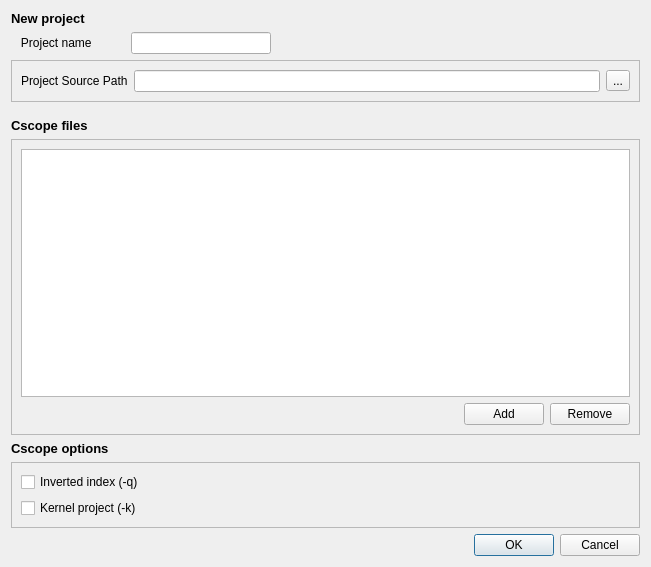
<?xml version="1.0" encoding="UTF-8"?>
<ui version="4.0">
 <class>ProjectDialog</class>
 <widget class="QDialog" name="ProjectDialog">
  <property name="geometry">
   <rect>
    <x>0</x>
    <y>0</y>
    <width>651</width>
    <height>567</height>
   </rect>
  </property>
  <property name="windowTitle">
   <string>Project Settings</string>
  </property>
  <layout class="QVBoxLayout" name="verticalLayout">
   <item>
    <widget class="QLabel" name="label">
     <property name="text">
      <string>&lt;!DOCTYPE HTML PUBLIC &quot;-//W3C//DTD HTML 4.0//EN&quot; &quot;http://www.w3.org/TR/REC-html40/strict.dtd&quot;&gt;
&lt;html&gt;&lt;head&gt;&lt;meta name=&quot;qrichtext&quot; content=&quot;1&quot; /&gt;&lt;style type=&quot;text/css&quot;&gt;
p, li { white-space: pre-wrap; }
&lt;/style&gt;&lt;/head&gt;&lt;body style=&quot; font-family:'Sans Serif'; font-size:9pt; font-weight:400; font-style:normal;&quot;&gt;
&lt;p style=&quot; margin-top:0px; margin-bottom:0px; margin-left:0px; margin-right:0px; -qt-block-indent:0; text-indent:0px;&quot;&gt;&lt;span style=&quot; font-family:'Sans'; font-size:10pt; font-weight:600;&quot;&gt;New project &lt;/span&gt;&lt;/p&gt;&lt;/body&gt;&lt;/html&gt;</string>
     </property>
    </widget>
   </item>
   <item>
    <layout class="QHBoxLayout" name="horizontalLayout_3">
     <property name="sizeConstraint">
      <enum>QLayout::SetDefaultConstraint</enum>
     </property>
     <item>
      <widget class="QLabel" name="label_6">
       <property name="text">
        <string>   Project name          </string>
       </property>
      </widget>
     </item>
     <item>
      <widget class="QLineEdit" name="pd_name_inp">
       <property name="maximumSize">
        <size>
         <width>140</width>
         <height>16777215</height>
        </size>
       </property>
      </widget>
     </item>
     <item>
      <spacer name="horizontalSpacer_2">
       <property name="orientation">
        <enum>Qt::Horizontal</enum>
       </property>
       <property name="sizeHint" stdset="0">
        <size>
         <width>40</width>
         <height>20</height>
        </size>
       </property>
      </spacer>
     </item>
    </layout>
   </item>
   <item>
    <widget class="QFrame" name="pd_path_frame">
     <property name="frameShape">
      <enum>QFrame::StyledPanel</enum>
     </property>
     <property name="frameShadow">
      <enum>QFrame::Plain</enum>
     </property>
     <layout class="QHBoxLayout" name="horizontalLayout_2">
      <item>
       <widget class="QLabel" name="label_2">
        <property name="text">
         <string>Project Source Path</string>
        </property>
       </widget>
      </item>
      <item>
       <widget class="QLineEdit" name="pd_path_inp"/>
      </item>
      <item>
       <widget class="QToolButton" name="pd_path_tbtn">
        <property name="text">
         <string>...</string>
        </property>
       </widget>
      </item>
     </layout>
    </widget>
   </item>
   <item>
    <spacer name="verticalSpacer_3">
     <property name="orientation">
      <enum>Qt::Vertical</enum>
     </property>
     <property name="sizeType">
      <enum>QSizePolicy::Fixed</enum>
     </property>
     <property name="sizeHint" stdset="0">
      <size>
       <width>20</width>
       <height>10</height>
      </size>
     </property>
    </spacer>
   </item>
   <item>
    <widget class="QLabel" name="label_3">
     <property name="text">
      <string>&lt;!DOCTYPE HTML PUBLIC &quot;-//W3C//DTD HTML 4.0//EN&quot; &quot;http://www.w3.org/TR/REC-html40/strict.dtd&quot;&gt;
&lt;html&gt;&lt;head&gt;&lt;meta name=&quot;qrichtext&quot; content=&quot;1&quot; /&gt;&lt;style type=&quot;text/css&quot;&gt;
p, li { white-space: pre-wrap; }
&lt;/style&gt;&lt;/head&gt;&lt;body style=&quot; font-family:'Sans'; font-size:10pt; font-weight:400; font-style:normal;&quot;&gt;
&lt;p style=&quot; margin-top:0px; margin-bottom:0px; margin-left:0px; margin-right:0px; -qt-block-indent:0; text-indent:0px;&quot;&gt;&lt;span style=&quot; font-weight:600;&quot;&gt;Cscope files&lt;/span&gt;&lt;/p&gt;&lt;/body&gt;&lt;/html&gt;</string>
     </property>
    </widget>
   </item>
   <item>
    <widget class="QFrame" name="pd_files_frame">
     <property name="frameShape">
      <enum>QFrame::StyledPanel</enum>
     </property>
     <property name="frameShadow">
      <enum>QFrame::Plain</enum>
     </property>
     <layout class="QVBoxLayout" name="verticalLayout_4">
      <item>
       <widget class="QListWidget" name="pd_src_list"/>
      </item>
      <item>
       <layout class="QHBoxLayout" name="horizontalLayout">
        <item>
         <spacer name="horizontalSpacer">
          <property name="orientation">
           <enum>Qt::Horizontal</enum>
          </property>
          <property name="sizeHint" stdset="0">
           <size>
            <width>40</width>
            <height>20</height>
           </size>
          </property>
         </spacer>
        </item>
        <item>
         <widget class="QPushButton" name="pd_add_btn">
          <property name="text">
           <string>Add</string>
          </property>
         </widget>
        </item>
        <item>
         <widget class="QPushButton" name="pd_rem_btn">
          <property name="text">
           <string>Remove</string>
          </property>
         </widget>
        </item>
       </layout>
      </item>
     </layout>
    </widget>
   </item>
   <item>
    <widget class="QLabel" name="label_4">
     <property name="text">
      <string>&lt;!DOCTYPE HTML PUBLIC &quot;-//W3C//DTD HTML 4.0//EN&quot; &quot;http://www.w3.org/TR/REC-html40/strict.dtd&quot;&gt;
&lt;html&gt;&lt;head&gt;&lt;meta name=&quot;qrichtext&quot; content=&quot;1&quot; /&gt;&lt;style type=&quot;text/css&quot;&gt;
p, li { white-space: pre-wrap; }
&lt;/style&gt;&lt;/head&gt;&lt;body style=&quot; font-family:'Sans'; font-size:10pt; font-weight:400; font-style:normal;&quot;&gt;
&lt;p style=&quot; margin-top:0px; margin-bottom:0px; margin-left:0px; margin-right:0px; -qt-block-indent:0; text-indent:0px;&quot;&gt;&lt;span style=&quot; font-weight:600;&quot;&gt;Cscope options&lt;/span&gt;&lt;/p&gt;&lt;/body&gt;&lt;/html&gt;</string>
     </property>
    </widget>
   </item>
   <item>
    <widget class="QFrame" name="pd_cs_opt_frame">
     <property name="frameShape">
      <enum>QFrame::StyledPanel</enum>
     </property>
     <property name="frameShadow">
      <enum>QFrame::Plain</enum>
     </property>
     <layout class="QVBoxLayout" name="verticalLayout_2">
      <item>
       <widget class="QCheckBox" name="pd_invert_chkbox">
        <property name="text">
         <string>Inverted index (-q)</string>
        </property>
       </widget>
      </item>
      <item>
       <widget class="QCheckBox" name="pd_kernel_chkbox">
        <property name="text">
         <string>Kernel project (-k)</string>
        </property>
       </widget>
      </item>
     </layout>
    </widget>
   </item>
   <item>
    <widget class="QDialogButtonBox" name="buttonBox">
     <property name="orientation">
      <enum>Qt::Horizontal</enum>
     </property>
     <property name="standardButtons">
      <set>QDialogButtonBox::Cancel|QDialogButtonBox::Ok</set>
     </property>
    </widget>
   </item>
  </layout>
 </widget>
 <tabstops>
  <tabstop>pd_path_inp</tabstop>
  <tabstop>pd_path_tbtn</tabstop>
  <tabstop>pd_src_list</tabstop>
  <tabstop>pd_add_btn</tabstop>
  <tabstop>pd_rem_btn</tabstop>
  <tabstop>pd_invert_chkbox</tabstop>
  <tabstop>pd_kernel_chkbox</tabstop>
  <tabstop>buttonBox</tabstop>
 </tabstops>
 <resources/>
 <connections>
  <connection>
   <sender>buttonBox</sender>
   <signal>accepted()</signal>
   <receiver>ProjectDialog</receiver>
   <slot>accept()</slot>
   <hints>
    <hint type="sourcelabel">
     <x>257</x>
     <y>579</y>
    </hint>
    <hint type="destinationlabel">
     <x>157</x>
     <y>274</y>
    </hint>
   </hints>
  </connection>
  <connection>
   <sender>buttonBox</sender>
   <signal>rejected()</signal>
   <receiver>ProjectDialog</receiver>
   <slot>reject()</slot>
   <hints>
    <hint type="sourcelabel">
     <x>325</x>
     <y>579</y>
    </hint>
    <hint type="destinationlabel">
     <x>286</x>
     <y>274</y>
    </hint>
   </hints>
  </connection>
 </connections>
</ui>
